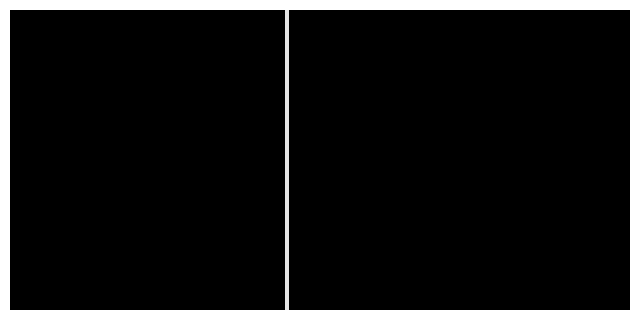
%> input picture tracks/tunnel.bmp, 640 x 320 px
$ octave q2c.m   (GNU Octave 9; MATLAB toolbox functions it lacks are replaced by stand-ins)
%> lines starting %> are read from the running program, lines starting %| are printed output that depends on the picture; in (x1, y1, x2, y2) boxes, pixels count from 0 and x2, y2 are one past the last pixel; in counts of white or black regions, pixels touching at a corner belong together; the program's own positions count from 1
clear;

%cd 'F:\fried\physik\quantumminigolf\octave\quantum2classic'

[pict] = imread('tunnel.bmp');
%> pict is the input picture: size 320x640x3 uint8; min 0, max 255, mean 24.8

core = pict(:, :, 1) == 255;
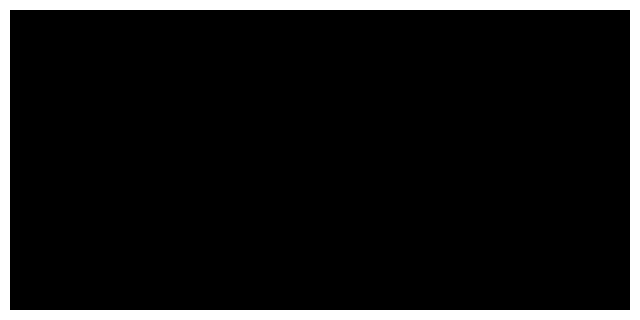
%> core: size 320x640 logical; 9.2% white; 1 white region, box (x1, y1, x2, y2) and area: (0, 0, 640, 320) 18800

kr=2.5;
[x, y] = meshgrid(1:640, 1:320);
kernel = sqrt((x-320).*(x-320) + (y-160).*(y-160))<kr*kr;
kernel = fftshift(kernel);

conv = abs(ifft2(fft2(core).*fft2(kernel)));
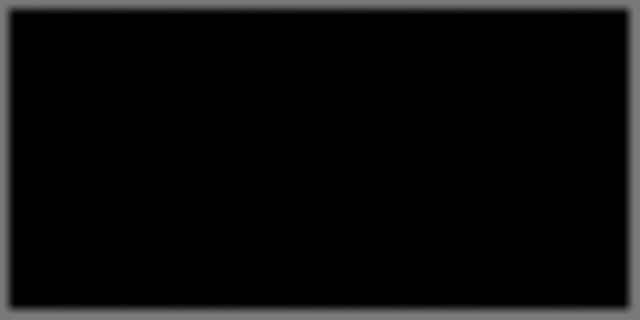
%> conv: size 320x640 double; min 0, max 121, mean 11.1
%colormap(gray)
conv = 255 *(conv > 1);
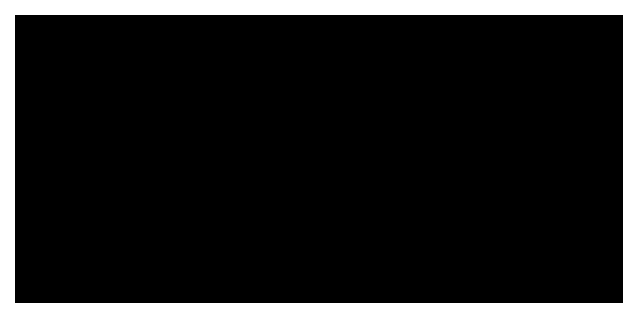
%> conv: size 320x640 double; 14.5% white; 1 white region, box (x1, y1, x2, y2) and area: (0, 0, 640, 320) 29696
hard(:, :, 1) = conv;
hard(:, :, 2) = conv;
hard(:, :, 3) = conv;
imwrite(hard, 'tunnel_hard.bmp');

pict(find(pict == 255)) = 0;
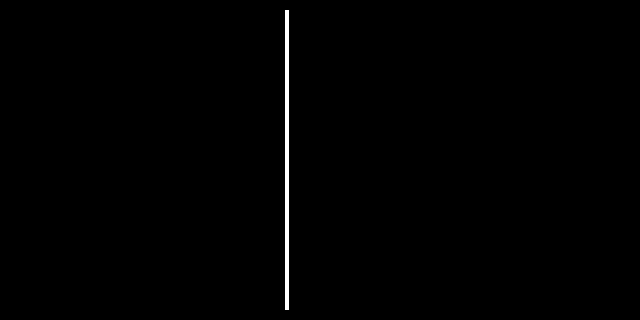
%> pict: size 320x640x3 uint8; values 0 (black) and 230 (white), 0.59% white; 1 white region, box (x1, y1, x2, y2) and area: (285, 10, 289, 310) 1200
imwrite(pict, 'tunnel_soft.bmp');

$ run again, with tracks/babinet_hard.bmp copied over tracks/tunnel.bmp
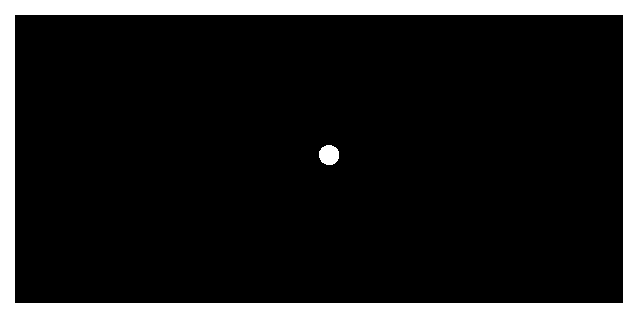
%> input picture tracks/babinet_hard.bmp, 640 x 320 px
%> pict is the input picture: size 320x640x3 uint8; 14.7% white; 2 white regions, box (x1, y1, x2, y2) and area: (0, 0, 640, 320) 29696, (319, 145, 339, 165) 323
%> `conv = abs(ifft2(fft2(core).*fft2(kernel)));`:
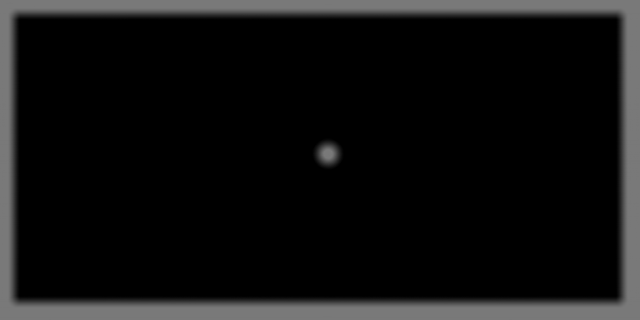
%> conv: size 320x640 double; min 0, max 121, mean 17.7
%> `conv = 255 *(conv > 1);`:
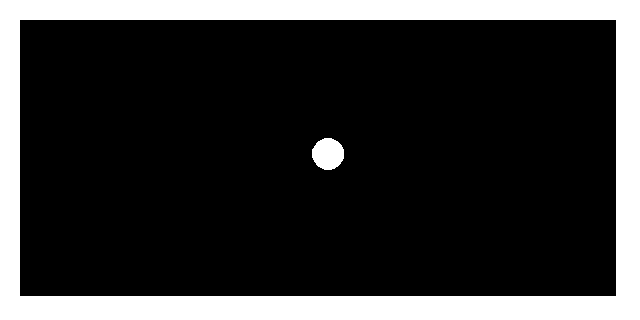
%> conv: size 320x640 double; 20.1% white; 2 white regions, box (x1, y1, x2, y2) and area: (0, 0, 640, 320) 40304, (312, 138, 344, 170) 801
%> pict: size 320x640x3 uint8; 14.66% of pixels changed, all inside (x1, y1, x2, y2) = (0, 0, 640, 320)
